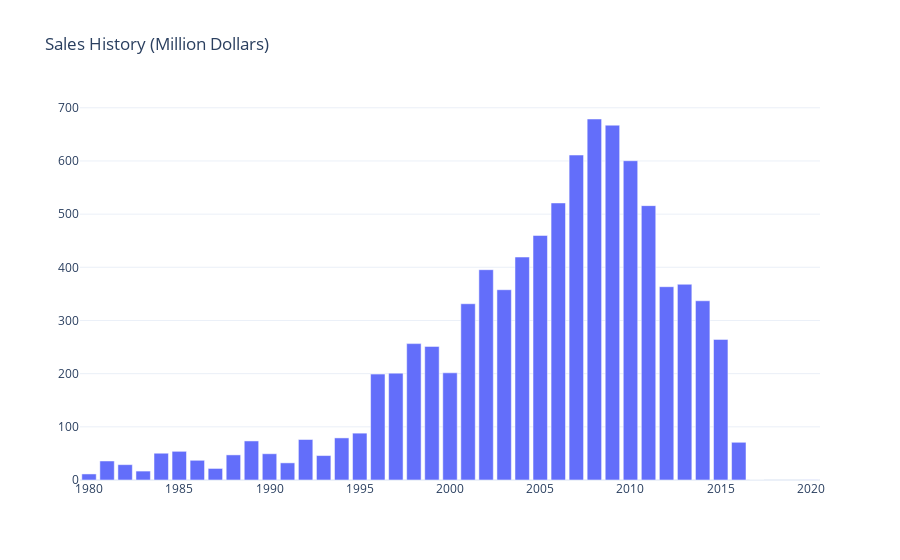

The notebook cell this image was saved under:
### Code cell
fig = go.Figure([go.Bar(x=salesYear.index.tolist(), y=salesYear.values.reshape(-1).tolist())])
fig.update_layout(template='plotly_white', title="Sales History (Million Dollars)")
fig.show()

### Figure 1 — Plotly figure (JSON) as saved in the notebook; plotly's stock layout.template omitted (floating-point values rounded to 4 significant figures)
{"data": [{"type": "bar", "x": [1980, 1981, 1982, 1983, 1984, 1985, 1986, 1987, 1988, 1989, 1990, 1991, 1992, 1993, 1994, 1995, 1996, 1997, 1998, 1999, 2000, 2001, 2002, 2003, 2004, 2005, 2006, 2007, 2008, 2009, 2010, 2011, 2012, 2013, 2014, 2015, 2016, 2017, 2020], "y": [11.38, 35.77, 28.86, 16.79, 50.36, 53.94, 37.07, 21.74, 47.22, 73.45, 49.39, 32.23, 76.16, 45.98, 79.17, 88.11, 199.1, 201.0, 256.5, 251.3, 201.6, 331.5, 395.5, 357.8, 419.3, 459.9, 521.0, 611.1, 678.9, 667.3, 600.4, 516.0, 363.5, 368.1, 337.0, 264.4, 70.93, 0.05, 0.29]}], "layout": {"title": {"text": "Sales History (Million Dollars)"}}}
